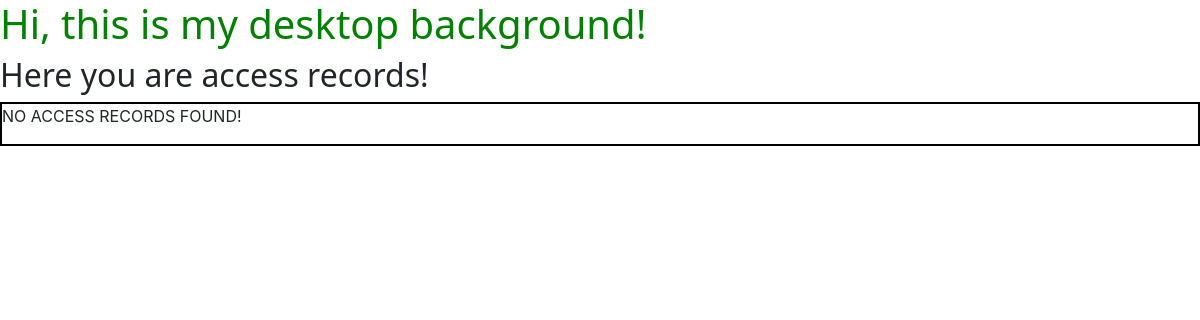
Before: / with the older database file.
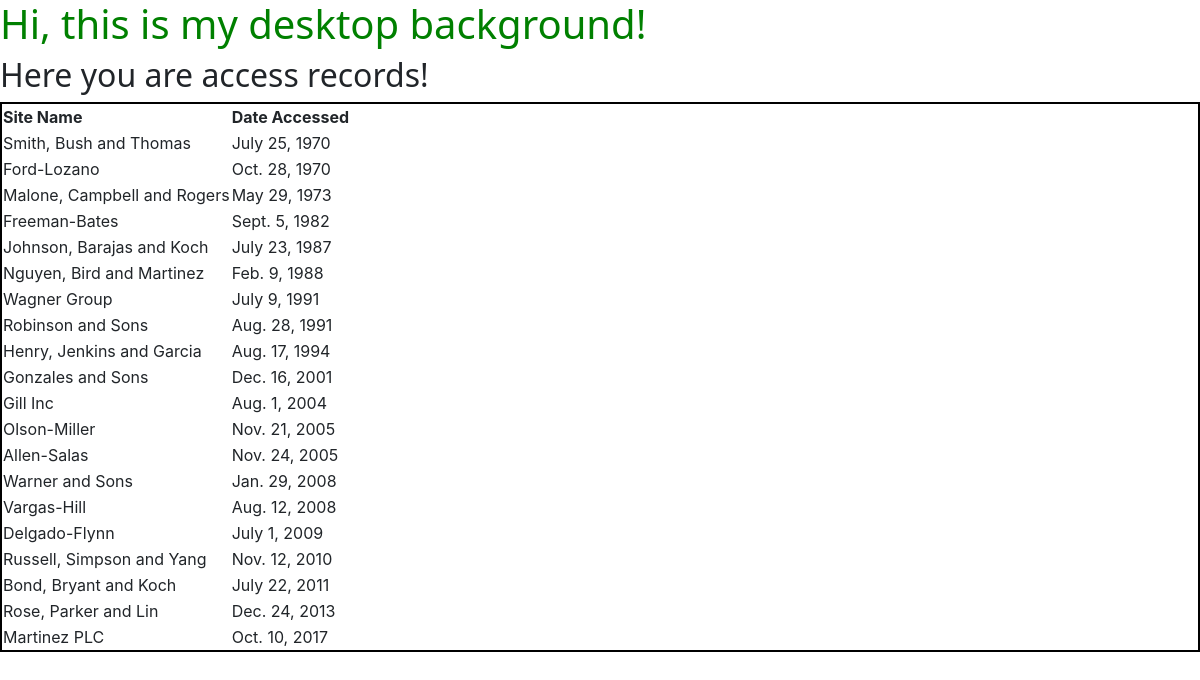
After: the same page with the newer database file.
### first_Django_app/models.py (models this page shows, shortened)
class AccessRecord(models.Model):
    name=models.ForeignKey(Webpage, on_delete=CASCADE)
    date=models.DateField()

class Webpage(models.Model):
    topic=models.ForeignKey(Topic, on_delete=CASCADE)
    name=models.CharField(max_length=264, unique=True)
    url=models.URLField(unique=True)
    def __str__(self):
        return self.name

### first_Django_app/views.py (the view)
# urls.py: path('', views.index, name='index'),
def index(request):
    webpageslist = AccessRecord.objects.order_by("date")
    date_dict = {'access_records':webpageslist}
    return render(request,'index.html', context= date_dict)

### templates/index.html (shortened to what this page needs)
<!DOCTYPE html>
{% load staticfiles %}
<html lang="en">
<head>
    <link rel="stylesheet" href="{% static "css/bootstrap.min.css" %}"/>
</head>
<body>
<h1>  Hi, this is my desktop background!  </h1>
<h2>  Here you are access records!  </h2>
<div class="django2">
    {% if access_records %}
    <table>
        <thead>
            <th> Site Name</th>
            <th> Date Accessed</th>
        </thead>
            {% for acc in access_records %}
                <tr>
                    <td> {{ acc.name }}</td>
                    <td> {{ acc.date }}</td>
                </tr>
            {% endfor %}
    </table>
    {% else %}
    <p>NO ACCESS RECORDS FOUND!</p>
    {% endif %}
</div>
</body>
</html>

Changed rows visible on the page:
added AccessRecord: name "Smith, Bush and Thomas", date "July 25, 1970"
added AccessRecord: name "Ford-Lozano", date "Oct. 28, 1970"
added AccessRecord: name "Malone, Campbell and Rogers", date "May 29, 1973"
added AccessRecord: name "Freeman-Bates", date "Sept. 5, 1982"
added AccessRecord: name "Johnson, Barajas and Koch", date "July 23, 1987"
added AccessRecord: name "Nguyen, Bird and Martinez", date "Feb. 9, 1988"
added AccessRecord: name "Wagner Group", date "July 9, 1991"
added AccessRecord: name "Robinson and Sons", date "Aug. 28, 1991"
added AccessRecord: name "Henry, Jenkins and Garcia", date "Aug. 17, 1994"
added AccessRecord: name "Gonzales and Sons", date "Dec. 16, 2001"
added AccessRecord: name "Gill Inc", date "Aug. 1, 2004"
added AccessRecord: name "Olson-Miller", date "Nov. 21, 2005"
added AccessRecord: name "Allen-Salas", date "Nov. 24, 2005"
added AccessRecord: name "Warner and Sons", date "Jan. 29, 2008"
added AccessRecord: name "Vargas-Hill", date "Aug. 12, 2008"
added AccessRecord: name "Delgado-Flynn", date "July 1, 2009"
added AccessRecord: name "Russell, Simpson and Yang", date "Nov. 12, 2010"
added AccessRecord: name "Bond, Bryant and Koch", date "July 22, 2011"
added AccessRecord: name "Rose, Parker and Lin", date "Dec. 24, 2013"
added AccessRecord: name "Martinez PLC", date "Oct. 10, 2017"
Other visible differences:
text no longer shown: "NO ACCESS RECORDS FOUND!"
text now shown: "Site Name Date Accessed"
